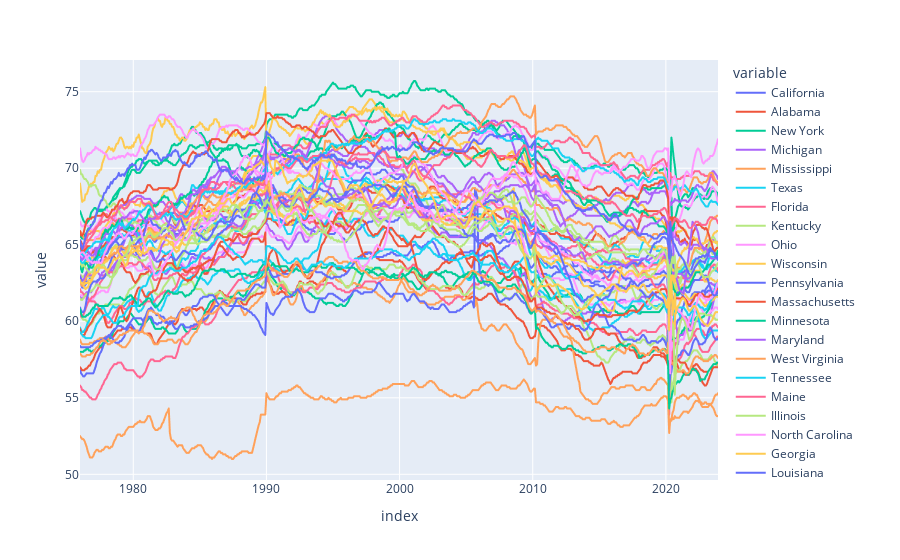

This figure's notebook cell:
### Code cell
# Graph unemployment rate with px
px.line(employment_states)

### Figure 1 — Plotly figure (JSON) as saved in the notebook; plotly's stock layout.template omitted (floating-point values rounded to 4 significant figures; data arrays with more than 128 entries replaced by an {"elided": "..."} marker saying what was removed)
{"data": [{"hovertemplate": "variable=California<br>index=%{x}<br>value=%{y}<extra></extra>", "legendgroup": "California", "line": {"color": "#636efa", "dash": "solid"}, "marker": {"symbol": "circle"}, "mode": "lines", "name": "California", "showlegend": true, "type": "scattergl", "x": {"elided": "576 str values"}, "xaxis": "x", "y": {"elided": "576 float values"}, "yaxis": "y"}, {"hovertemplate": "variable=Alabama<br>index=%{x}<br>value=%{y}<extra></extra>", "legendgroup": "Alabama", "line": {"color": "#EF553B", "dash": "solid"}, "marker": {"symbol": "circle"}, "mode": "lines", "name": "Alabama", "showlegend": true, "type": "scattergl", "x": {"elided": "576 str values"}, "xaxis": "x", "y": {"elided": "576 float values"}, "yaxis": "y"}, {"hovertemplate": "variable=New York<br>index=%{x}<br>value=%{y}<extra></extra>", "legendgroup": "New York", "line": {"color": "#00cc96", "dash": "solid"}, "marker": {"symbol": "circle"}, "mode": "lines", "name": "New York", "showlegend": true, "type": "scattergl", "x": {"elided": "576 str values"}, "xaxis": "x", "y": {"elided": "576 float values"}, "yaxis": "y"}, {"hovertemplate": "variable=Michigan<br>index=%{x}<br>value=%{y}<extra></extra>", "legendgroup": "Michigan", "line": {"color": "#ab63fa", "dash": "solid"}, "marker": {"symbol": "circle"}, "mode": "lines", "name": "Michigan", "showlegend": true, "type": "scattergl", "x": {"elided": "576 str values"}, "xaxis": "x", "y": {"elided": "576 float values"}, "yaxis": "y"}, {"hovertemplate": "variable=Mississippi<br>index=%{x}<br>value=%{y}<extra></extra>", "legendgroup": "Mississippi", "line": {"color": "#FFA15A", "dash": "solid"}, "marker": {"symbol": "circle"}, "mode": "lines", "name": "Mississippi", "showlegend": true, "type": "scattergl", "x": {"elided": "576 str values"}, "xaxis": "x", "y": {"elided": "576 float values"}, "yaxis": "y"}, {"hovertemplate": "variable=Texas<br>index=%{x}<br>value=%{y}<extra></extra>", "legendgroup": "Texas", "line": {"color": "#19d3f3", "dash": "solid"}, "marker": {"symbol": "circle"}, "mode": "lines", "name": "Texas", "showlegend": true, "type": "scattergl", "x": {"elided": "576 str values"}, "xaxis": "x", "y": {"elided": "576 float values"}, "yaxis": "y"}, {"hovertemplate": "variable=Florida<br>index=%{x}<br>value=%{y}<extra></extra>", "legendgroup": "Florida", "line": {"color": "#FF6692", "dash": "solid"}, "marker": {"symbol": "circle"}, "mode": "lines", "name": "Florida", "showlegend": true, "type": "scattergl", "x": {"elided": "576 str values"}, "xaxis": "x", "y": {"elided": "576 float values"}, "yaxis": "y"}, {"hovertemplate": "variable=Kentucky<br>index=%{x}<br>value=%{y}<extra></extra>", "legendgroup": "Kentucky", "line": {"color": "#B6E880", "dash": "solid"}, "marker": {"symbol": "circle"}, "mode": "lines", "name": "Kentucky", "showlegend": true, "type": "scattergl", "x": {"elided": "576 str values"}, "xaxis": "x", "y": {"elided": "576 float values"}, "yaxis": "y"}, {"hovertemplate": "variable=Ohio<br>index=%{x}<br>value=%{y}<extra></extra>", "legendgroup": "Ohio", "line": {"color": "#FF97FF", "dash": "solid"}, "marker": {"symbol": "circle"}, "mode": "lines", "name": "Ohio", "showlegend": true, "type": "scattergl", "x": {"elided": "576 str values"}, "xaxis": "x", "y": {"elided": "576 float values"}, "yaxis": "y"}, {"hovertemplate": "variable=Wisconsin<br>index=%{x}<br>value=%{y}<extra></extra>", "legendgroup": "Wisconsin", "line": {"color": "#FECB52", "dash": "solid"}, "marker": {"symbol": "circle"}, "mode": "lines", "name": "Wisconsin", "showlegend": true, "type": "scattergl", "x": {"elided": "576 str values"}, "xaxis": "x", "y": {"elided": "576 float values"}, "yaxis": "y"}, {"hovertemplate": "variable=Pennsylvania<br>index=%{x}<br>value=%{y}<extra></extra>", "legendgroup": "Pennsylvania", "line": {"color": "#636efa", "dash": "solid"}, "marker": {"symbol": "circle"}, "mode": "lines", "name": "Pennsylvania", "showlegend": true, "type": "scattergl", "x": {"elided": "576 str values"}, "xaxis": "x", "y": {"elided": "576 float values"}, "yaxis": "y"}, {"hovertemplate": "variable=Massachusetts<br>index=%{x}<br>value=%{y}<extra></extra>", "legendgroup": "Massachusetts", "line": {"color": "#EF553B", "dash": "solid"}, "marker": {"symbol": "circle"}, "mode": "lines", "name": "Massachusetts", "showlegend": true, "type": "scattergl", "x": {"elided": "576 str values"}, "xaxis": "x", "y": {"elided": "576 float values"}, "yaxis": "y"}, {"hovertemplate": "variable=Minnesota<br>index=%{x}<br>value=%{y}<extra></extra>", "legendgroup": "Minnesota", "line": {"color": "#00cc96", "dash": "solid"}, "marker": {"symbol": "circle"}, "mode": "lines", "name": "Minnesota", "showlegend": true, "type": "scattergl", "x": {"elided": "576 str values"}, "xaxis": "x", "y": {"elided": "576 float values"}, "yaxis": "y"}, {"hovertemplate": "variable=Maryland<br>index=%{x}<br>value=%{y}<extra></extra>", "legendgroup": "Maryland", "line": {"color": "#ab63fa", "dash": "solid"}, "marker": {"symbol": "circle"}, "mode": "lines", "name": "Maryland", "showlegend": true, "type": "scattergl", "x": {"elided": "576 str values"}, "xaxis": "x", "y": {"elided": "576 float values"}, "yaxis": "y"}, {"hovertemplate": "variable=West Virginia<br>index=%{x}<br>value=%{y}<extra></extra>", "legendgroup": "West Virginia", "line": {"color": "#FFA15A", "dash": "solid"}, "marker": {"symbol": "circle"}, "mode": "lines", "name": "West Virginia", "showlegend": true, "type": "scattergl", "x": {"elided": "576 str values"}, "xaxis": "x", "y": {"elided": "576 float values"}, "yaxis": "y"}, {"hovertemplate": "variable=Tennessee<br>index=%{x}<br>value=%{y}<extra></extra>", "legendgroup": "Tennessee", "line": {"color": "#19d3f3", "dash": "solid"}, "marker": {"symbol": "circle"}, "mode": "lines", "name": "Tennessee", "showlegend": true, "type": "scattergl", "x": {"elided": "576 str values"}, "xaxis": "x", "y": {"elided": "576 float values"}, "yaxis": "y"}, {"hovertemplate": "variable=Maine<br>index=%{x}<br>value=%{y}<extra></extra>", "legendgroup": "Maine", "line": {"color": "#FF6692", "dash": "solid"}, "marker": {"symbol": "circle"}, "mode": "lines", "name": "Maine", "showlegend": true, "type": "scattergl", "x": {"elided": "576 str values"}, "xaxis": "x", "y": {"elided": "576 float values"}, "yaxis": "y"}, {"hovertemplate": "variable=Illinois<br>index=%{x}<br>value=%{y}<extra></extra>", "legendgroup": "Illinois", "line": {"color": "#B6E880", "dash": "solid"}, "marker": {"symbol": "circle"}, "mode": "lines", "name": "Illinois", "showlegend": true, "type": "scattergl", "x": {"elided": "576 str values"}, "xaxis": "x", "y": {"elided": "576 float values"}, "yaxis": "y"}, {"hovertemplate": "variable=North Carolina<br>index=%{x}<br>value=%{y}<extra></extra>", "legendgroup": "North Carolina", "line": {"color": "#FF97FF", "dash": "solid"}, "marker": {"symbol": "circle"}, "mode": "lines", "name": "North Carolina", "showlegend": true, "type": "scattergl", "x": {"elided": "576 str values"}, "xaxis": "x", "y": {"elided": "576 float values"}, "yaxis": "y"}, {"hovertemplate": "variable=Georgia<br>index=%{x}<br>value=%{y}<extra></extra>", "legendgroup": "Georgia", "line": {"color": "#FECB52", "dash": "solid"}, "marker": {"symbol": "circle"}, "mode": "lines", "name": "Georgia", "showlegend": true, "type": "scattergl", "x": {"elided": "576 str values"}, "xaxis": "x", "y": {"elided": "576 float values"}, "yaxis": "y"}, {"hovertemplate": "variable=Louisiana<br>index=%{x}<br>value=%{y}<extra></extra>", "legendgroup": "Louisiana", "line": {"color": "#636efa", "dash": "solid"}, "marker": {"symbol": "circle"}, "mode": "lines", "name": "Louisiana", "showlegend": true, "type": "scattergl", "x": {"elided": "576 str values"}, "xaxis": "x", "y": {"elided": "576 float values"}, "yaxis": "y"}, {"hovertemplate": "variable=South Carolina<br>index=%{x}<br>value=%{y}<extra></extra>", "legendgroup": "South Carolina", "line": {"color": "#EF553B", "dash": "solid"}, "marker": {"symbol": "circle"}, "mode": "lines", "name": "South Carolina", "showlegend": true, "type": "scattergl", "x": {"elided": "576 str values"}, "xaxis": "x", "y": {"elided": "576 float values"}, "yaxis": "y"}, {"hovertemplate": "variable=Colorado<br>index=%{x}<br>value=%{y}<extra></extra>", "legendgroup": "Colorado", "line": {"color": "#00cc96", "dash": "solid"}, "marker": {"symbol": "circle"}, "mode": "lines", "name": "Colorado", "showlegend": true, "type": "scattergl", "x": {"elided": "576 str values"}, "xaxis": "x", "y": {"elided": "576 float values"}, "yaxis": "y"}, {"hovertemplate": "variable=Utah<br>index=%{x}<br>value=%{y}<extra></extra>", "legendgroup": "Utah", "line": {"color": "#ab63fa", "dash": "solid"}, "marker": {"symbol": "circle"}, "mode": "lines", "name": "Utah", "showlegend": true, "type": "scattergl", "x": {"elided": "576 str values"}, "xaxis": "x", "y": {"elided": "576 float values"}, "yaxis": "y"}, {"hovertemplate": "variable=Virginia<br>index=%{x}<br>value=%{y}<extra></extra>", "legendgroup": "Virginia", "line": {"color": "#FFA15A", "dash": "solid"}, "marker": {"symbol": "circle"}, "mode": "lines", "name": "Virginia", "showlegend": true, "type": "scattergl", "x": {"elided": "576 str values"}, "xaxis": "x", "y": {"elided": "576 float values"}, "yaxis": "y"}, {"hovertemplate": "variable=Indiana<br>index=%{x}<br>value=%{y}<extra></extra>", "legendgroup": "Indiana", "line": {"color": "#19d3f3", "dash": "solid"}, "marker": {"symbol": "circle"}, "mode": "lines", "name": "Indiana", "showlegend": true, "type": "scattergl", "x": {"elided": "576 str values"}, "xaxis": "x", "y": {"elided": "576 float values"}, "yaxis": "y"}, {"hovertemplate": "variable=Missouri<br>index=%{x}<br>value=%{y}<extra></extra>", "legendgroup": "Missouri", "line": {"color": "#FF6692", "dash": "solid"}, "marker": {"symbol": "circle"}, "mode": "lines", "name": "Missouri", "showlegend": true, "type": "scattergl", "x": {"elided": "576 str values"}, "xaxis": "x", "y": {"elided": "576 float values"}, "yaxis": "y"}, {"hovertemplate": "variable=New Jersey<br>index=%{x}<br>value=%{y}<extra></extra>", "legendgroup": "New Jersey", "line": {"color": "#B6E880", "dash": "solid"}, "marker": {"symbol": "circle"}, "mode": "lines", "name": "New Jersey", "showlegend": true, "type": "scattergl", "x": {"elided": "576 str values"}, "xaxis": "x", "y": {"elided": "576 float values"}, "yaxis": "y"}, {"hovertemplate": "variable=Iowa<br>index=%{x}<br>value=%{y}<extra></extra>", "legendgroup": "Iowa", "line": {"color": "#FF97FF", "dash": "solid"}, "marker": {"symbol": "circle"}, "mode": "lines", "name": "Iowa", "showlegend": true, "type": "scattergl", "x": {"elided": "576 str values"}, "xaxis": "x", "y": {"elided": "576 float values"}, "yaxis": "y"}, {"hovertemplate": "variable=Alaska<br>index=%{x}<br>value=%{y}<extra></extra>", "legendgroup": "Alaska", "line": {"color": "#FECB52", "dash": "solid"}, "marker": {"symbol": "circle"}, "mode": "lines", "name": "Alaska", "showlegend": true, "type": "scattergl", "x": {"elided": "576 str values"}, "xaxis": "x", "y": {"elided": "576 float values"}, "yaxis": "y"}, {"hovertemplate": "variable=Washington<br>index=%{x}<br>value=%{y}<extra></extra>", "legendgroup": "Washington", "line": {"color": "#636efa", "dash": "solid"}, "marker": {"symbol": "circle"}, "mode": "lines", "name": "Washington", "showlegend": true, "type": "scattergl", "x": {"elided": "576 str values"}, "xaxis": "x", "y": {"elided": "576 float values"}, "yaxis": "y"}, {"hovertemplate": "variable=Arizona<br>index=%{x}<br>value=%{y}<extra></extra>", "legendgroup": "Arizona", "line": {"color": "#EF553B", "dash": "solid"}, "marker": {"symbol": "circle"}, "mode": "lines", "name": "Arizona", "showlegend": true, "type": "scattergl", "x": {"elided": "576 str values"}, "xaxis": "x", "y": {"elided": "576 float values"}, "yaxis": "y"}, {"hovertemplate": "variable=New Mexico<br>index=%{x}<br>value=%{y}<extra></extra>", "legendgroup": "New Mexico", "line": {"color": "#00cc96", "dash": "solid"}, "marker": {"symbol": "circle"}, "mode": "lines", "name": "New Mexico", "showlegend": true, "type": "scattergl", "x": {"elided": "576 str values"}, "xaxis": "x", "y": {"elided": "576 float values"}, "yaxis": "y"}, {"hovertemplate": "variable=Idaho<br>index=%{x}<br>value=%{y}<extra></extra>", "legendgroup": "Idaho", "line": {"color": "#ab63fa", "dash": "solid"}, "marker": {"symbol": "circle"}, "mode": "lines", "name": "Idaho", "showlegend": true, "type": "scattergl", "x": {"elided": "576 str values"}, "xaxis": "x", "y": {"elided": "576 float values"}, "yaxis": "y"}, {"hovertemplate": "variable=Arkansas<br>index=%{x}<br>value=%{y}<extra></extra>", "legendgroup": "Arkansas", "line": {"color": "#FFA15A", "dash": "solid"}, "marker": {"symbol": "circle"}, "mode": "lines", "name": "Arkansas", "showlegend": true, "type": "scattergl", "x": {"elided": "576 str values"}, "xaxis": "x", "y": {"elided": "576 float values"}, "yaxis": "y"}, {"hovertemplate": "variable=Oklahoma<br>index=%{x}<br>value=%{y}<extra></extra>", "legendgroup": "Oklahoma", "line": {"color": "#19d3f3", "dash": "solid"}, "marker": {"symbol": "circle"}, "mode": "lines", "name": "Oklahoma", "showlegend": true, "type": "scattergl", "x": {"elided": "576 str values"}, "xaxis": "x", "y": {"elided": "576 float values"}, "yaxis": "y"}, {"hovertemplate": "variable=Nebraska<br>index=%{x}<br>value=%{y}<extra></extra>", "legendgroup": "Nebraska", "line": {"color": "#FF6692", "dash": "solid"}, "marker": {"symbol": "circle"}, "mode": "lines", "name": "Nebraska", "showlegend": true, "type": "scattergl", "x": {"elided": "576 str values"}, "xaxis": "x", "y": {"elided": "576 float values"}, "yaxis": "y"}, {"hovertemplate": "variable=Hawaii<br>index=%{x}<br>value=%{y}<extra></extra>", "legendgroup": "Hawaii", "line": {"color": "#B6E880", "dash": "solid"}, "marker": {"symbol": "circle"}, "mode": "lines", "name": "Hawaii", "showlegend": true, "type": "scattergl", "x": {"elided": "576 str values"}, "xaxis": "x", "y": {"elided": "576 float values"}, "yaxis": "y"}, {"hovertemplate": "variable=Nevada<br>index=%{x}<br>value=%{y}<extra></extra>", "legendgroup": "Nevada", "line": {"color": "#FF97FF", "dash": "solid"}, "marker": {"symbol": "circle"}, "mode": "lines", "name": "Nevada", "showlegend": true, "type": "scattergl", "x": {"elided": "576 str values"}, "xaxis": "x", "y": {"elided": "576 float values"}, "yaxis": "y"}, {"hovertemplate": "variable=Montana<br>index=%{x}<br>value=%{y}<extra></extra>", "legendgroup": "Montana", "line": {"color": "#FECB52", "dash": "solid"}, "marker": {"symbol": "circle"}, "mode": "lines", "name": "Montana", "showlegend": true, "type": "scattergl", "x": {"elided": "576 str values"}, "xaxis": "x", "y": {"elided": "576 float values"}, "yaxis": "y"}, {"hovertemplate": "variable=Oregon<br>index=%{x}<br>value=%{y}<extra></extra>", "legendgroup": "Oregon", "line": {"color": "#636efa", "dash": "solid"}, "marker": {"symbol": "circle"}, "mode": "lines", "name": "Oregon", "showlegend": true, "type": "scattergl", "x": {"elided": "576 str values"}, "xaxis": "x", "y": {"elided": "576 float values"}, "yaxis": "y"}, {"hovertemplate": "variable=New Hampshire<br>index=%{x}<br>value=%{y}<extra></extra>", "legendgroup": "New Hampshire", "line": {"color": "#EF553B", "dash": "solid"}, "marker": {"symbol": "circle"}, "mode": "lines", "name": "New Hampshire", "showlegend": true, "type": "scattergl", "x": {"elided": "576 str values"}, "xaxis": "x", "y": {"elided": "576 float values"}, "yaxis": "y"}, {"hovertemplate": "variable=Vermont<br>index=%{x}<br>value=%{y}<extra></extra>", "legendgroup": "Vermont", "line": {"color": "#00cc96", "dash": "solid"}, "marker": {"symbol": "circle"}, "mode": "lines", "name": "Vermont", "showlegend": true, "type": "scattergl", "x": {"elided": "576 str values"}, "xaxis": "x", "y": {"elided": "576 float values"}, "yaxis": "y"}, {"hovertemplate": "variable=Connecticut<br>index=%{x}<br>value=%{y}<extra></extra>", "legendgroup": "Connecticut", "line": {"color": "#ab63fa", "dash": "solid"}, "marker": {"symbol": "circle"}, "mode": "lines", "name": "Connecticut", "showlegend": true, "type": "scattergl", "x": {"elided": "576 str values"}, "xaxis": "x", "y": {"elided": "576 float values"}, "yaxis": "y"}, {"hovertemplate": "variable=North Dakota<br>index=%{x}<br>value=%{y}<extra></extra>", "legendgroup": "North Dakota", "line": {"color": "#FFA15A", "dash": "solid"}, "marker": {"symbol": "circle"}, "mode": "lines", "name": "North Dakota", "showlegend": true, "type": "scattergl", "x": {"elided": "576 str values"}, "xaxis": "x", "y": {"elided": "576 float values"}, "yaxis": "y"}, {"hovertemplate": "variable=South Dakota<br>index=%{x}<br>value=%{y}<extra></extra>", "legendgroup": "South Dakota", "line": {"color": "#19d3f3", "dash": "solid"}, "marker": {"symbol": "circle"}, "mode": "lines", "name": "South Dakota", "showlegend": true, "type": "scattergl", "x": {"elided": "576 str values"}, "xaxis": "x", "y": {"elided": "576 float values"}, "yaxis": "y"}, {"hovertemplate": "variable=Kansas<br>index=%{x}<br>value=%{y}<extra></extra>", "legendgroup": "Kansas", "line": {"color": "#FF6692", "dash": "solid"}, "marker": {"symbol": "circle"}, "mode": "lines", "name": "Kansas", "showlegend": true, "type": "scattergl", "x": {"elided": "576 str values"}, "xaxis": "x", "y": {"elided": "576 float values"}, "yaxis": "y"}, {"hovertemplate": "variable=Rhode Island<br>index=%{x}<br>value=%{y}<extra></extra>", "legendgroup": "Rhode Island", "line": {"color": "#B6E880", "dash": "solid"}, "marker": {"symbol": "circle"}, "mode": "lines", "name": "Rhode Island", "showlegend": true, "type": "scattergl", "x": {"elided": "576 str values"}, "xaxis": "x", "y": {"elided": "576 float values"}, "yaxis": "y"}, {"hovertemplate": "variable=District Of Columbia<br>index=%{x}<br>value=%{y}<extra></extra>", "legendgroup": "District Of Columbia", "line": {"color": "#FF97FF", "dash": "solid"}, "marker": {"symbol": "circle"}, "mode": "lines", "name": "District Of Columbia", "showlegend": true, "type": "scattergl", "x": {"elided": "576 str values"}, "xaxis": "x", "y": {"elided": "576 float values"}, "yaxis": "y"}, {"hovertemplate": "variable=Delaware<br>index=%{x}<br>value=%{y}<extra></extra>", "legendgroup": "Delaware", "line": {"color": "#FECB52", "dash": "solid"}, "marker": {"symbol": "circle"}, "mode": "lines", "name": "Delaware", "showlegend": true, "type": "scattergl", "x": {"elided": "576 str values"}, "xaxis": "x", "y": {"elided": "576 float values"}, "yaxis": "y"}, {"hovertemplate": "variable=Wyoming<br>index=%{x}<br>value=%{y}<extra></extra>", "legendgroup": "Wyoming", "line": {"color": "#636efa", "dash": "solid"}, "marker": {"symbol": "circle"}, "mode": "lines", "name": "Wyoming", "showlegend": true, "type": "scattergl", "x": {"elided": "576 str values"}, "xaxis": "x", "y": {"elided": "576 float values"}, "yaxis": "y"}], "layout": {"legend": {"title": {"text": "variable"}, "tracegroupgap": 0}, "margin": {"t": 60}, "xaxis": {"anchor": "y", "domain": [0, 1], "title": {"text": "index"}}, "yaxis": {"anchor": "x", "domain": [0, 1], "title": {"text": "value"}}}}
